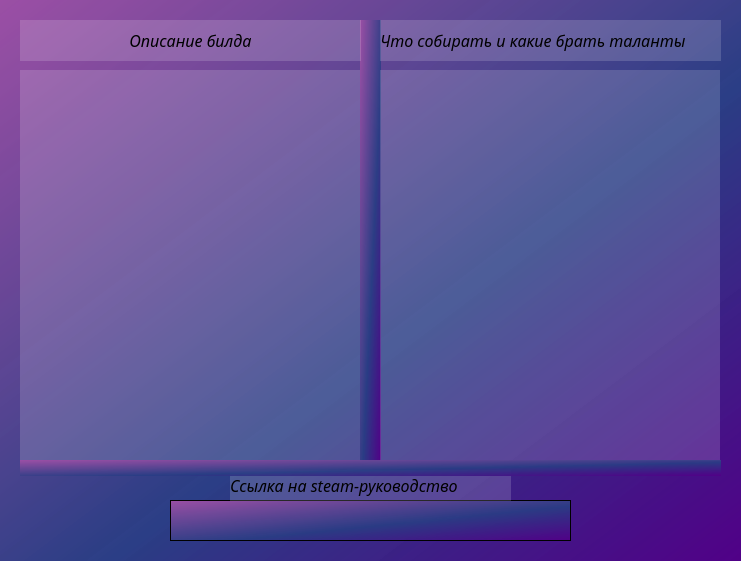
<?xml version="1.0" encoding="UTF-8"?>
<ui version="4.0">
 <class>Dialog</class>
 <widget class="QDialog" name="Dialog">
  <property name="enabled">
   <bool>true</bool>
  </property>
  <property name="geometry">
   <rect>
    <x>0</x>
    <y>0</y>
    <width>741</width>
    <height>561</height>
   </rect>
  </property>
  <property name="minimumSize">
   <size>
    <width>741</width>
    <height>561</height>
   </size>
  </property>
  <property name="maximumSize">
   <size>
    <width>741</width>
    <height>561</height>
   </size>
  </property>
  <property name="windowTitle">
   <string>Dialog</string>
  </property>
  <property name="styleSheet">
   <string notr="true">background-color: qlineargradient(spread:pad, x1:1, y1:1, x2:0, y2:0, stop:0 rgba(81, 0, 135, 255), stop:0.427447 rgba(41, 61, 132, 235), stop:1 rgba(155, 79, 165, 255));
font-family: Arial Black;</string>
  </property>
  <widget class="QLabel" name="label">
   <property name="geometry">
    <rect>
     <x>20</x>
     <y>20</y>
     <width>341</width>
     <height>41</height>
    </rect>
   </property>
   <property name="styleSheet">
    <string notr="true">background-color:rgba(255,255,255,40)</string>
   </property>
   <property name="text">
    <string>&lt;html&gt;&lt;head/&gt;&lt;body&gt;&lt;p align=&quot;center&quot;&gt;&lt;span style=&quot; font-size:12pt; font-style:italic;&quot;&gt;Описание билда&lt;/span&gt;&lt;/p&gt;&lt;/body&gt;&lt;/html&gt;</string>
   </property>
  </widget>
  <widget class="QLabel" name="label_2">
   <property name="geometry">
    <rect>
     <x>380</x>
     <y>20</y>
     <width>341</width>
     <height>41</height>
    </rect>
   </property>
   <property name="styleSheet">
    <string notr="true">background-color:rgba(255,255,255,40)</string>
   </property>
   <property name="text">
    <string>&lt;html&gt;&lt;head/&gt;&lt;body&gt;&lt;p&gt;&lt;span style=&quot; font-size:12pt; font-style:italic;&quot;&gt;Что собирать и какие брать таланты&lt;/span&gt;&lt;/p&gt;&lt;/body&gt;&lt;/html&gt;</string>
   </property>
  </widget>
  <widget class="QLabel" name="txt_guide">
   <property name="geometry">
    <rect>
     <x>20</x>
     <y>70</y>
     <width>340</width>
     <height>391</height>
    </rect>
   </property>
   <property name="styleSheet">
    <string notr="true">background-color:rgba(255,255,255,40)</string>
   </property>
   <property name="text">
    <string>&lt;html&gt;&lt;head/&gt;&lt;body&gt;&lt;p&gt;&lt;br/&gt;&lt;/p&gt;&lt;/body&gt;&lt;/html&gt;</string>
   </property>
  </widget>
  <widget class="QLabel" name="img_guide">
   <property name="geometry">
    <rect>
     <x>380</x>
     <y>70</y>
     <width>340</width>
     <height>391</height>
    </rect>
   </property>
   <property name="styleSheet">
    <string notr="true">background-color:rgba(255,255,255,40)</string>
   </property>
   <property name="text">
    <string>&lt;html&gt;&lt;head/&gt;&lt;body&gt;&lt;p&gt;&lt;br/&gt;&lt;/p&gt;&lt;/body&gt;&lt;/html&gt;</string>
   </property>
  </widget>
  <widget class="QTextBrowser" name="url_guide">
   <property name="geometry">
    <rect>
     <x>170</x>
     <y>500</y>
     <width>401</width>
     <height>41</height>
    </rect>
   </property>
  </widget>
  <widget class="QLabel" name="label_5">
   <property name="geometry">
    <rect>
     <x>230</x>
     <y>470</y>
     <width>281</width>
     <height>31</height>
    </rect>
   </property>
   <property name="styleSheet">
    <string notr="true">background-color:rgba(255,255,255,40)</string>
   </property>
   <property name="text">
    <string>&lt;html&gt;&lt;head/&gt;&lt;body&gt;&lt;p&gt;&lt;span style=&quot; font-size:12pt; font-style:italic;&quot;&gt;Ссылка на steam-руководство&lt;/span&gt;&lt;/p&gt;&lt;/body&gt;&lt;/html&gt;</string>
   </property>
  </widget>
  <widget class="QLabel" name="label_6">
   <property name="geometry">
    <rect>
     <x>20</x>
     <y>460</y>
     <width>701</width>
     <height>16</height>
    </rect>
   </property>
   <property name="text">
    <string/>
   </property>
  </widget>
  <widget class="QLabel" name="label_7">
   <property name="geometry">
    <rect>
     <x>360</x>
     <y>20</y>
     <width>21</width>
     <height>441</height>
    </rect>
   </property>
   <property name="text">
    <string/>
   </property>
  </widget>
  <zorder>label_7</zorder>
  <zorder>label</zorder>
  <zorder>label_2</zorder>
  <zorder>txt_guide</zorder>
  <zorder>img_guide</zorder>
  <zorder>url_guide</zorder>
  <zorder>label_5</zorder>
  <zorder>label_6</zorder>
 </widget>
 <resources>
  <include location="res2.qrc"/>
 </resources>
 <connections/>
</ui>
